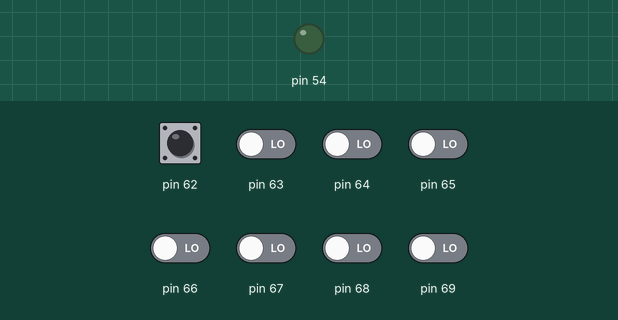
Recording of a sketch running on a simulated Arduino Mega 2560, built with avr-gcc and run on an emulated ATmega2560. On the bench: output pins drawn as LEDs (lit = HIGH). Inputs (shaded band) come from the test bench; at power-on: pin 62–69 LOW.

Above: at 0.8 s.
0.9 s: pin 62 driven HIGH
At 1.5 s:
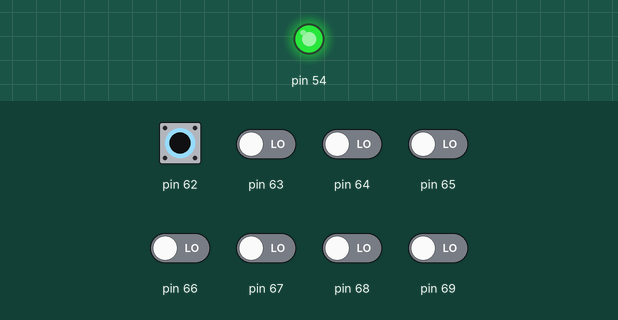
2.4 s: pin 62 driven LOW
At 3.7 s:
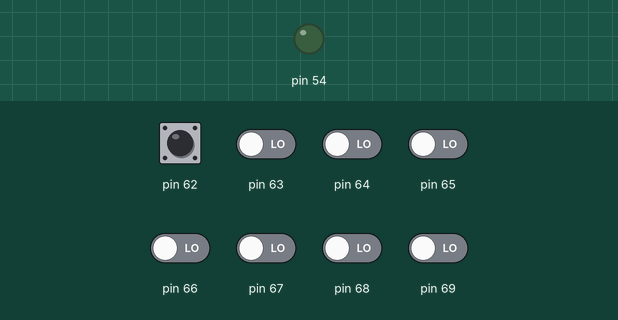
Timing chart, 0 to 5.4 s (numbered marks = the images above; inputs shaded):
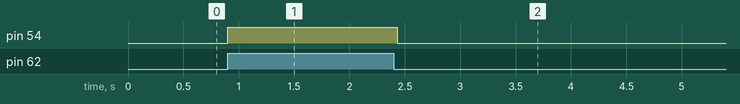

Measured:
- after the input at 0.9 s, pin 54: LOW → HIGH at once
- after the input at 2.4 s, pin 54: HIGH → LOW at once

The sketch:

sketch.ino
```cpp
void setup() {
  // put your setup code here, to run once:
  volatile long i;
  volatile char *DDR_F, *DDR_K, x;
  DDR_F = 0x30; DDR_K =0x107;
  *DDR_F = 0x01; *DDR_K = 0x00;
  volatile char *port_f, *ink;
  port_f = 0x31; ink = 0x106;
  while(1){
    x = *ink;
    if((x&0x01) ==0x01){
      *port_f = 0x01;
      for(i=0;i<50000;i++);
    }
    *port_f = 0;
  }
}

void loop() {
  // put your main code here, to run repeatedly:
}
```
